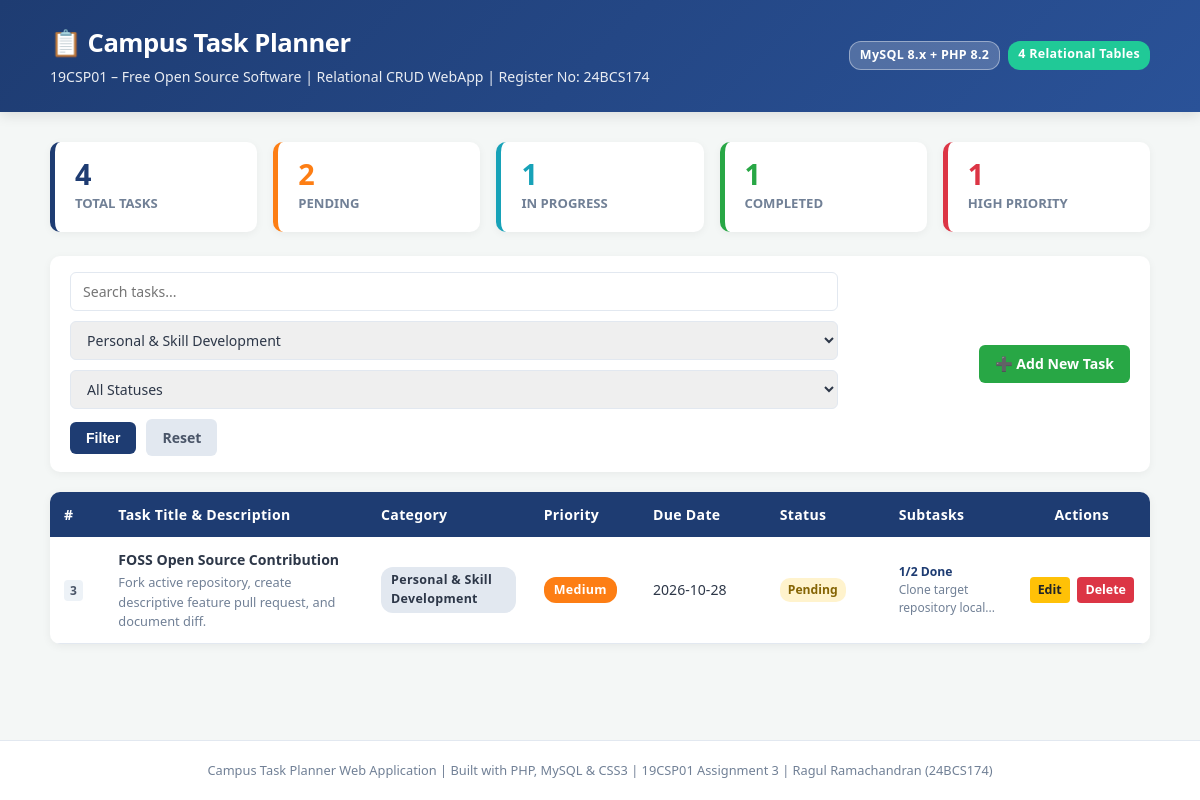
/index.php?cat=3, run on the app's committed database.
### tables this page shows
CREATE TABLE IF NOT EXISTS tasks (
    task_id         INT AUTO_INCREMENT PRIMARY KEY,
    task_title      VARCHAR(150) NOT NULL,
    description     TEXT,
    due_date        DATE         NULL,
    task_status     ENUM('Pending', 'In Progress', 'Completed') NOT NULL DEFAULT 'Pending',
    category_id     INT          NOT NULL,
    priority_id     INT          NOT NULL,
    created_at      TIMESTAMP    DEFAULT CURRENT_TIMESTAMP,
    FOREIGN KEY (category_id) REFERENCES categories(category_id) ON DELETE CASCADE,
    FOREIGN KEY (priority_id) REFERENCES priorities(priority_id) ON DELETE RESTRICT
);

CREATE TABLE IF NOT EXISTS categories (
    category_id     INT AUTO_INCREMENT PRIMARY KEY,
    category_code   VARCHAR(15)  NOT NULL UNIQUE,
    category_name   VARCHAR(60)  NOT NULL,
    description     VARCHAR(150)
);

CREATE TABLE IF NOT EXISTS priorities (
    priority_id     INT AUTO_INCREMENT PRIMARY KEY,
    priority_level  INT          NOT NULL UNIQUE,
    priority_label  VARCHAR(20)  NOT NULL,
    badge_color     VARCHAR(20)  NOT NULL
);

### index.php (the view, shortened to what this page needs)
<?php
require_once "db.php";
$filter_category = isset($_GET["cat"]) ? (int)$_GET["cat"] : 0;
$filter_status   = isset($_GET["status"]) ? trim($_GET["status"]) : "";
$search_query    = isset($_GET["q"]) ? trim($_GET["q"]) : "";
$sql = "SELECT
            t.task_id,
            t.task_title,
            t.description,
            t.due_date,
            t.task_status,
            t.created_at,
            c.category_name,
            c.category_code,
            p.priority_label,
            p.badge_color,
            GROUP_CONCAT(tc.item_title SEPARATOR ' • ') AS checklist_summary,
            COUNT(tc.checklist_id) AS total_subtasks,
            SUM(IF(tc.is_completed = 1, 1, 0)) AS completed_subtasks
        FROM tasks t
        JOIN categories c ON t.category_id = c.category_id
        JOIN priorities p ON t.priority_id = p.priority_id
        LEFT JOIN task_checklists tc ON t.task_id = tc.task_id
        WHERE 1=1 ";
$params = [];
$types  = "";
if ($filter_category > 0) {
    $sql .= "AND t.category_id = ? ";
    $params[] = $filter_category;
    $types   .= "i";
}
$sql .= "GROUP BY t.task_id ORDER BY t.due_date ASC, p.priority_level ASC";
$stmt = $conn->prepare($sql);
if (!empty($params)) {
    $stmt->bind_param($types, ...$params);
}
$stmt->execute();
$tasks_result = $stmt->get_result();
$kpi_total     = $conn->query("SELECT COUNT(*) AS c FROM tasks")->fetch_assoc()["c"];
$kpi_pending   = $conn->query("SELECT COUNT(*) AS c FROM tasks WHERE task_status = 'Pending'")->fetch_assoc()["c"];
$kpi_progress  = $conn->query("SELECT COUNT(*) AS c FROM tasks WHERE task_status = 'In Progress'")->fetch_assoc()["c"];
$kpi_completed = $conn->query("SELECT COUNT(*) AS c FROM tasks WHERE task_status = 'Completed'")->fetch_assoc()["c"];
$kpi_high      = $conn->query("SELECT COUNT(*) AS c FROM tasks t JOIN priorities p ON t.priority_id = p.priority_id WHERE p.priority_label = 'High'")->fetch_assoc()["c"];
$categories_res = $conn->query("SELECT * FROM categories ORDER BY category_name ASC");
?>
<!DOCTYPE html>
<html lang="en">
<head>
    <link rel="stylesheet" href="style.css">
</head>
<body>
<header class="app-header">
    <div class="header-container">
        <div class="brand">
            <h1>📋 Campus Task Planner</h1>
            <p class="subtitle">19CSP01 – Free Open Source Software | Relational CRUD WebApp | Register No: 24BCS174</p>
        </div>
        <div class="header-badge">
            <span class="badge badge-tech">MySQL 8.x + PHP 8.2</span>
            <span class="badge badge-rel">4 Relational Tables</span>
        </div>
    </div>
</header>
<main class="container">
    <section class="kpi-grid">
        <div class="kpi-card card-blue">
            <div class="kpi-val"><?= $kpi_total ?></div>
            <div class="kpi-lbl">Total Tasks</div>
        </div>
        <div class="kpi-card card-orange">
            <div class="kpi-val"><?= $kpi_pending ?></div>
            <div class="kpi-lbl">Pending</div>
        </div>
        <div class="kpi-card card-cyan">
            <div class="kpi-val"><?= $kpi_progress ?></div>
            <div class="kpi-lbl">In Progress</div>
        </div>
        <div class="kpi-card card-green">
            <div class="kpi-val"><?= $kpi_completed ?></div>
            <div class="kpi-lbl">Completed</div>
        </div>
        <div class="kpi-card card-red">
            <div class="kpi-val"><?= $kpi_high ?></div>
            <div class="kpi-lbl">High Priority</div>
        </div>
    </section>
    <div class="toolbar-card">
        <form method="GET" action="index.php" class="filter-form">
            <input type="text" name="q" placeholder="Search tasks..." value="<?= htmlspecialchars($search_query) ?>" class="input-search">
            <select name="cat" class="input-select">
                <?php while ($cat = $categories_res->fetch_assoc()): ?>
                    <option value="<?= $cat['category_id'] ?>" <?= $filter_category == $cat['category_id'] ? 'selected' : '' ?>>
                        <?= htmlspecialchars($cat['category_name']) ?>
                    </option>
                <?php endwhile; ?>
            </select>
            <select name="status" class="input-select">
                <option value="">All Statuses</option>
            </select>
            <button type="submit" class="btn btn-filter">Filter</button>
            <?php if ($filter_category > 0 || !empty($filter_status) || !empty($search_query)): ?>
                <a href="index.php" class="btn btn-clear">Reset</a>
            <?php endif; ?>
        </form>
        <a href="task_form.php" class="btn btn-add">➕ Add New Task</a>
    </div>
    <div class="table-card">
        <table class="data-table">
            <thead>
                <tr>
                    <th style="width: 5%;">#</th>
                    <th style="width: 25%;">Task Title & Description</th>
                    <th style="width: 15%;">Category</th>
                    <th style="width: 10%;">Priority</th>
                    <th style="width: 12%;">Due Date</th>
                    <th style="width: 11%;">Status</th>
                    <th style="width: 12%;">Subtasks</th>
                    <th style="width: 10%; text-align: center;">Actions</th>
                </tr>
            </thead>
            <tbody>
                <?php if ($tasks_result->num_rows === 0): ?>
                    <tr>
                        <td colspan="8" class="text-center empty-state">No matching tasks found. Click "Add New Task" to create one.</td>
                    </tr>
                <?php else: ?>
                    <?php while ($row = $tasks_result->fetch_assoc()): ?>
                        <tr>
                            <td><span class="task-id-badge"><?= $row["task_id"] ?></span></td>
                            <td>
                                <strong><?= htmlspecialchars($row["task_title"]) ?></strong>
                                <?php if (!empty($row["description"])): ?>
                                    <div class="task-desc"><?= htmlspecialchars($row["description"]) ?></div>
                                <?php endif; ?>
                            </td>
                            <td>
                                <span class="badge badge-cat"><?= htmlspecialchars($row["category_name"]) ?></span>
                            </td>
                            <td>
                                <span class="badge" style="background-color: <?= $row['badge_color'] ?>; color: #fff;">
                                    <?= htmlspecialchars($row["priority_label"]) ?>
                                </span>
                            </td>
                            <td><?= $row["due_date"] ? htmlspecialchars($row["due_date"]) : "<span class='text-muted'>None</span>" ?></td>
                            <td>
                                <a href="index.php?toggle=<?= $row['task_id'] ?>" title="Click to toggle status" class="status-pill status-<?= strtolower(str_replace(' ', '-', $row['task_status'])) ?>">
                                    <?= htmlspecialchars($row["task_status"]) ?>
                                </a>
                            </td>
                            <td>
                                <?php if ($row["total_subtasks"] > 0): ?>
                                    <div class="subtask-progress">
                                        <span class="subtask-ratio"><?= $row["completed_subtasks"] ?>/<?= $row["total_subtasks"] ?> Done</span>
                                    </div>
                                    <small class="checklist-text" title="<?= htmlspecialchars($row['checklist_summary']) ?>">
                                        <?= htmlspecialchars(mb_strimwidth($row["checklist_summary"], 0, 32, "...")) ?>
                                    </small>
                                <?php else: ?>
                                    <span class="text-muted">-</span>
                                <?php endif; ?>
                            </td>
                            <td class="action-cell">
                                <a href="task_form.php?id=<?= $row['task_id'] ?>" class="btn-action btn-edit" title="Edit Task">Edit</a>
                                <a href="delete_task.php?id=<?= $row['task_id'] ?>" class="btn-action btn-delete" onclick="return confirm('Are you sure you want to permanently delete this task?');" title="Delete Task">Delete</a>
                            </td>
                        </tr>
                    <?php endwhile; ?>
                <?php endif; ?>
            </tbody>
        </table>
    </div>
</main>
<footer class="app-footer">
    <p>Campus Task Planner Web Application | Built with PHP, MySQL & CSS3 | 19CSP01 Assignment 3 | Ragul Ramachandran (24BCS174)</p>
</footer>
</body>
</html>

### data on the page
tasks: task_id "3", task_title "FOSS Open Source Contribution", description "Fork active repository, create descriptive feature pull request, and document diff.", category.category_name "Personal & Skill Development", priority.priority_label "Medium", due_date "2026-10-28", task_status "Pending", completed_subtasks "1", total_subtasks "2", checklist_summary "Clone target repository local..."

### other printed values
$kpi_total "4"
$kpi_pending "2"
$kpi_progress "1"
$kpi_completed "1"
$kpi_high "1"
form field cat "Personal & Skill Development"
